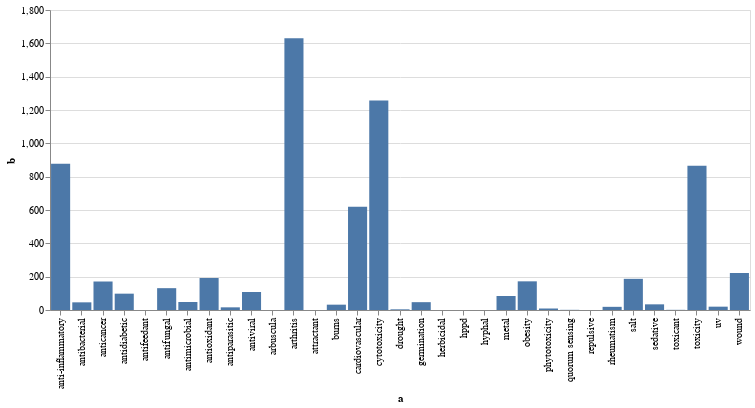

The notebook cell this image was saved under:
### Code cell
import altair as alt
from vega_datasets import data


slider = alt.binding_range(min=0, max=2000, step=10)
select_year = alt.selection_single(name="slider", fields=['cutoff'],
                                   bind=slider, init={'cutoff': 2000})

alt.Chart(source).mark_bar().encode(
    x='a',
    y='b',
    opacity=alt.condition(
        'datum.b < slider.cutoff[0]',
        alt.value(1), alt.value(0),
    )
).properties(
    width=700
).add_selection(
    select_year
).configure_facet(
    spacing=8
)

### Figure 1 — Vega-Lite specification as saved in the notebook (floating-point values rounded to 4 significant figures)
{"config": {"view": {"continuousWidth": 400, "continuousHeight": 300}, "facet": {"spacing": 8}}, "data": {"name": "data-b9620a86f734a7de1aedec8a6c4255d2"}, "mark": "bar", "encoding": {"opacity": {"condition": {"value": 1, "test": "datum.b < slider.cutoff[0]"}, "value": 0}, "x": {"field": "a", "type": "nominal"}, "y": {"field": "b", "type": "quantitative"}}, "selection": {"slider": {"type": "single", "fields": ["cutoff"], "bind": {"input": "range", "max": 2000, "min": 0, "step": 10}, "init": {"cutoff": 2000}}}, "width": 700, "$schema": "https://vega.github.io/schema/vega-lite/v4.17.0.json", "datasets": {"data-b9620a86f734a7de1aedec8a6c4255d2": [{"a": "antioxidant", "b": 192, "test": 192}, {"a": "drought", "b": 4, "test": 4}, {"a": "metal", "b": 84, "test": 84}, {"a": "salt", "b": 187, "test": 187}, {"a": "uv", "b": 20, "test": 20}, {"a": "antifeedant", "b": 0, "test": 0}, {"a": "arbuscula", "b": 0, "test": 0}, {"a": "attractant", "b": 0, "test": 0}, {"a": "germination", "b": 47, "test": 47}, {"a": "herbicidal", "b": 0, "test": 0}, {"a": "hppd", "b": 0, "test": 0}, {"a": "hyphal", "b": 0, "test": 0}, {"a": "phytotoxicity", "b": 9, "test": 9}, {"a": "quorum sensing", "b": 1, "test": 1}, {"a": "repulsive", "b": 0, "test": 0}, {"a": "toxicant", "b": 1, "test": 1}, {"a": "anti-inflammatory", "b": 878, "test": 878}, {"a": "antibacterial", "b": 46, "test": 46}, {"a": "anticancer", "b": 171, "test": 171}, {"a": "antidiabetic", "b": 98, "test": 98}, {"a": "antifungal", "b": 131, "test": 131}, {"a": "antimicrobial", "b": 48, "test": 48}, {"a": "antiparasitic", "b": 16, "test": 16}, {"a": "antiviral", "b": 108, "test": 108}, {"a": "arthritis", "b": 1630, "test": 1630}, {"a": "burns", "b": 32, "test": 32}, {"a": "cardiovascular", "b": 619, "test": 619}, {"a": "cytotoxicity", "b": 1257, "test": 1257}, {"a": "obesity", "b": 172, "test": 172}, {"a": "rheumatism", "b": 19, "test": 19}, {"a": "sedative", "b": 34, "test": 34}, {"a": "wound", "b": 222, "test": 222}, {"a": "toxicity", "b": 866, "test": 866}]}}
